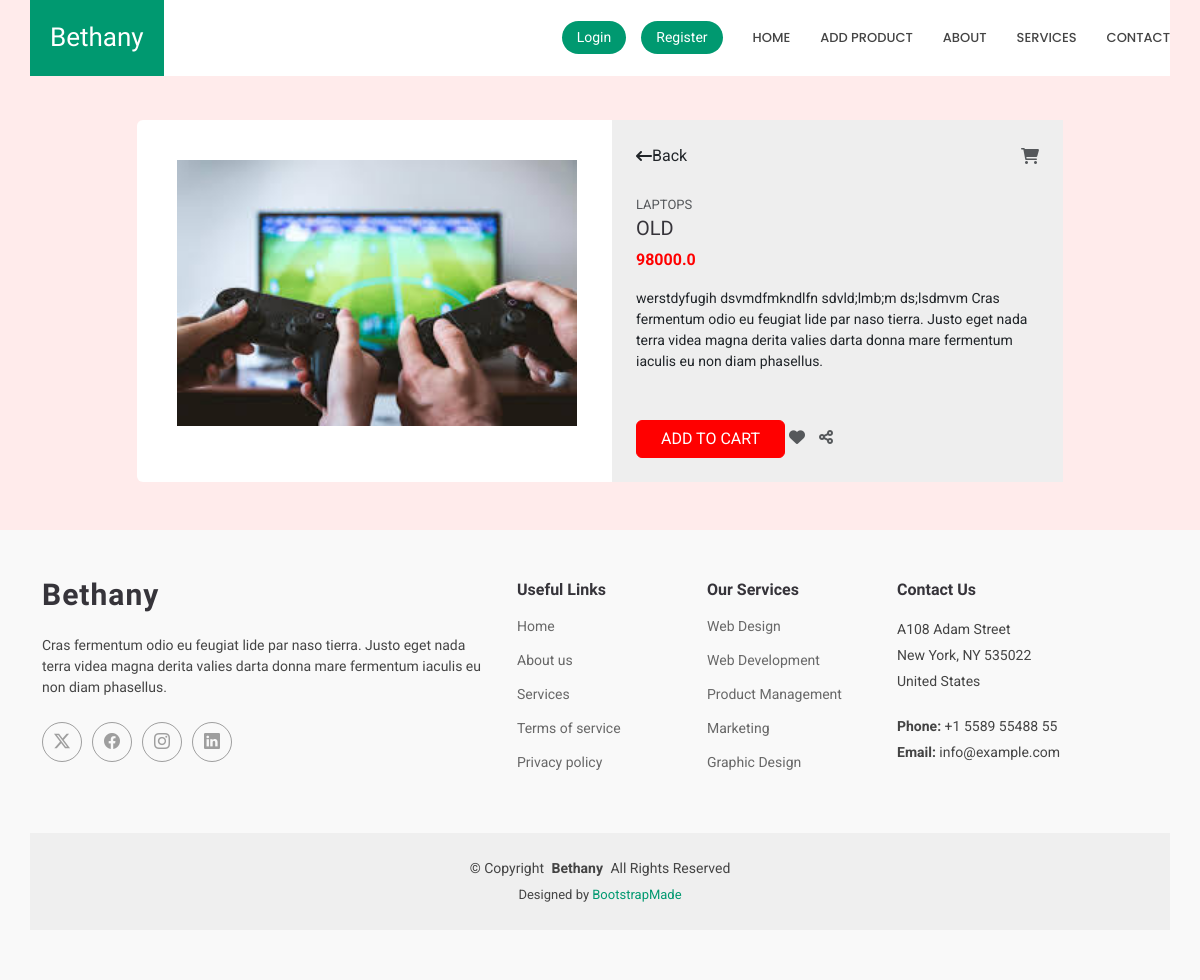
Page /product_desc/11 on the committed database.
### core/models.py (models this page shows, shortened)
class Product(models.Model):
    name = models.CharField(max_length=100)
    category = models.ForeignKey('Category', on_delete=models.CASCADE)
    desc = models.TextField()
    price = models.FloatField(default=0.0)
    product_available_count = models.IntegerField(default=0)
    image = models.ImageField(upload_to='images/', blank=True, null=True)

class Category(models.Model):
    category_name = models.CharField(max_length=100)

### core/views.py (the view)
# urls.py: path('product_desc/<pk>',views.product_desc,name="product_desc"),
def product_desc(request,pk):
    product = Product.objects.get(pk=pk)
    return render(request,'product_desc.html',{'product':product})

### templates/product_desc.html (shortened to what this page needs)
<!DOCTYPE html>
{% load static %}
<html lang="en">
<head>
  <link href="{% static 'vendor/bootstrap/css/bootstrap.min.css'%}" rel="stylesheet">
  <link href="{% static 'vendor/bootstrap-icons/bootstrap-icons.css'%}" rel="stylesheet">
  <link href="{% static 'vendor/aos/aos.css'%}" rel="stylesheet">
  <link href="{% static 'vendor/glightbox/css/glightbox.min.css'%}" rel="stylesheet">
  <link href="{% static 'swiper/swiper-bundle.min.css'%}" rel="stylesheet">
  <link rel="stylesheet" href="https://cdnjs.cloudflare.com/ajax/libs/font-awesome/6.0.0-beta3/css/all.min.css">
  <link href="{% static 'css/main.css'%}" rel="stylesheet">
  <link href="{% static 'css/desc.css'%}" rel="stylesheet">
</head>
<body class="index-page">
  <header id="header" class="header d-flex align-items-center fixed-top">
    <div class="header-container container-fluid container-xl position-relative d-flex align-items-center justify-content-end">
      <a href="index.html" class="logo d-flex align-items-center me-auto">
        <h1 class="sitename">Bethany</h1>
      </a>
      <nav id="navmenu" class="navmenu">
        <ul>
          <li><a href="#hero">Home</a></li>
          <li><a href="{% url 'add_product' %}">Add Product</a></li>
          <li><a href="#about">About</a></li>
          <li><a href="#services">Services</a></li>
          <li><a href="#contact">Contact</a></li>
        </ul>
      </nav>
      {% if user.is_authenticated%}
      <a href="" class="mx-4">
        <i class="fas fa-user"></i> Hey, {{user.username}}
    </a>
      <a class="btn-getstarted" href="{% url 'user_logout' %}">LogOut</a>
      {% else %}
      <a class="btn-getstarted" href="{% url 'user_login' %}">Login</a>
      <a class="btn-getstarted" href="{% url 'user_register' %}">Register</a>
      {% endif %}
    </div>
  </header>
    <main id="main">
  <div class="container mt-5 mb-5">
    <div class="row d-flex mt-5 justify-content-center">
        <div class="col-md-10 mt-5">
            <div class="card mt-4">
                <div class="row">
                    <div class="col-md-6">
                        <div class="images p-3">
                            <div class="text-center p-4"> <img id="main-image" src="{{product.image.url}}" width="400" height="100%"/> </div>
                        </div>
                    </div>
                    <div class="col-md-6">
                        <div class="product p-4">
                            <div class="d-flex justify-content-between align-items-center">
                                <div class="d-flex align-items-center"> <i class="fa fa-long-arrow-left"></i> <span class="ml-1">Back</span> </div> <i class="fa fa-shopping-cart text-muted"></i>
                            </div>
                            <div class="mt-4 mb-3"> <span class="text-uppercase text-muted brand">{{product.category.category_name}}</span>
                                <h5 class="text-uppercase">{{product.name}}</h5>
                                <div class="price d-flex flex-row align-items-center"> <span class="act-price">{{product.price}}</span>
                                </div>
                            </div>
                            <p class="about">{{product.desc}}</p>
                            <div class="cart mt-5 align-items-center"> <button class="btn btn-danger text-uppercase mr-2 px-4">Add to cart</button> <i class="fa fa-heart text-muted"></i> <i class="fa fa-share-alt text-muted"></i> </div>
                        </div>
                    </div>
                </div>
            </div>
        </div>
    </div>
</div>
  <footer id="footer" class="footer light-background">
    <div class="container footer-top">
      <div class="row gy-4">
        <div class="col-lg-5 col-md-12 footer-about">
          <a href="index.html" class="logo d-flex align-items-center">
            <span class="sitename">Bethany</span>
          </a>
          <p>Cras fermentum odio eu feugiat lide par naso tierra. Justo eget nada terra videa magna derita valies darta donna mare fermentum iaculis eu non diam phasellus.</p>
          <div class="social-links d-flex mt-4">
            <a href=""><i class="bi bi-twitter-x"></i></a>
            <a href=""><i class="bi bi-facebook"></i></a>
            <a href=""><i class="bi bi-instagram"></i></a>
            <a href=""><i class="bi bi-linkedin"></i></a>
          </div>
        </div>
        <div class="col-lg-2 col-6 footer-links">
          <h4>Useful Links</h4>
          <ul>
            <li><a href="#">Home</a></li>
            <li><a href="#">About us</a></li>
            <li><a href="#">Services</a></li>
            <li><a href="#">Terms of service</a></li>
            <li><a href="#">Privacy policy</a></li>
          </ul>
        </div>
        <div class="col-lg-2 col-6 footer-links">
          <h4>Our Services</h4>
          <ul>
            <li><a href="#">Web Design</a></li>
            <li><a href="#">Web Development</a></li>
            <li><a href="#">Product Management</a></li>
            <li><a href="#">Marketing</a></li>
            <li><a href="#">Graphic Design</a></li>
          </ul>
        </div>
        <div class="col-lg-3 col-md-12 footer-contact text-center text-md-start">
          <h4>Contact Us</h4>
          <p>A108 Adam Street</p>
          <p>New York, NY 535022</p>
          <p>United States</p>
          <p class="mt-4"><strong>Phone:</strong> <span>+1 5589 55488 55</span></p>
          <p><strong>Email:</strong> <span>info@example.com</span></p>
        </div>
      </div>
    </div>
    <div class="container copyright text-center mt-4">
      <p>© <span>Copyright</span> <strong class="px-1 sitename">Bethany</strong> <span>All Rights Reserved</span></p>
      <div class="credits">
        Designed by <a href="https://subashdhami.com.np">BootstrapMade</a>
      </div>
    </div>
  </footer>
  </main>
</body>
</html>

### static/css/main.css (style rules this page uses)
:root { --default-font: "Roboto", system-ui, -apple-system, "Segoe UI", Roboto, "Helvetica Neue", Arial, "Noto Sans", "Liberation Sans", sans-serif, "Apple Color Emoji", "Segoe UI Emoji", "Segoe UI Symbol", "Noto Color Emoji"; --heading-font: "Raleway", sans-serif; --nav-font: "Poppins", sans-serif; }
:root { --background-color: #ffffff; --default-color: #444444; --heading-color: #36343a; --accent-color: #009970; --surface-color: #ffffff; --contrast-color: #ffffff; }
:root { --nav-color: #444444; --nav-hover-color: #009970; --nav-mobile-background-color: #ffffff; --nav-dropdown-background-color: #ffffff; --nav-dropdown-color: #444444; --nav-dropdown-hover-color: #009970; }
.light-background { --background-color: #f9f9f9; --surface-color: #ffffff; }
:root { scroll-behavior: smooth; }
body { color: var(--default-color); background-color: var(--background-color); font-family: var(--default-font); }
a { color: var(--accent-color); text-decoration: none; transition: 0.3s; }
h1, h2, h3, h4, h5, h6 { color: var(--heading-color); font-family: var(--heading-font); }
.header { --background-color: #ffffff; color: var(--default-color); padding: 20px 0; transition: all 0.5s; z-index: 997; }
.header .header-container { background-color: var(--background-color); transition: all 0.5s; position: relative; padding-top: 5px; padding-bottom: 5px; }
.header .logo { background: var(--accent-color); position: absolute; inset: 0 auto 0 0; padding: 0 20px; }
.header .logo h1 { font-size: 26px; margin: 0; font-weight: 500; color: var(--contrast-color); }
.header .btn-getstarted, .header .btn-getstarted:focus { color: var(--contrast-color); background: var(--accent-color); font-size: 14px; padding: 8px 20px; margin: 0 5px 0 30px; border-radius: 50px; transition: 0.3s; }
@media (max-width: 1200px) { .header { padding: 0; } }
@media (max-width: 1200px) { .header .header-container { padding: 10px 0; } }
@media (max-width: 1200px) { .header .logo { order: 1; } }
@media (max-width: 1200px) { .header .btn-getstarted { order: 2; margin: 0 15px 0 0; padding: 6px 15px; } }
@media (max-width: 1200px) { .header .navmenu { order: 3; } }
@media (min-width: 1200px) { .navmenu { padding: 0; } }
@media (min-width: 1200px) { .navmenu ul { margin: 0; padding: 0; display: flex; list-style: none; align-items: center; } }
@media (min-width: 1200px) { .navmenu li { position: relative; } }
@media (min-width: 1200px) { .navmenu a, .navmenu a:focus { color: var(--nav-color); padding: 18px 15px; font-size: 13px; text-transform: uppercase; font-family: var(--nav-font); font-weight: 500; display: flex; align-items: center; justify-content: space-between; white-space: nowrap; transition: 0.3s; } }
@media (min-width: 1200px) { .navmenu li:last-child a { padding-right: 0; } }
.footer { color: var(--default-color); background-color: var(--background-color); font-size: 14px; padding-bottom: 50px; position: relative; }
.footer .footer-top { padding-top: 50px; }
.footer .footer-about .logo { line-height: 1; margin-bottom: 25px; }
.footer .footer-about .logo span { color: var(--heading-color); font-size: 30px; font-weight: 700; letter-spacing: 1px; font-family: var(--heading-font); }
.footer .footer-about p { font-size: 14px; font-family: var(--heading-font); }
.footer .social-links a { display: flex; align-items: center; justify-content: center; width: 40px; height: 40px; border-radius: 50%; border: 1px solid color-mix(in srgb, var(--default-color), transparent 50%); font-size: 16px; color: color-mix(in srgb, var(--default-color), transparent 50%); margin-right: 10px; transition: 0.3s; }
.footer h4 { font-size: 16px; font-weight: bold; position: relative; padding-bottom: 12px; }
.footer .footer-links { margin-bottom: 30px; }
.footer .footer-links ul { list-style: none; padding: 0; margin: 0; }
.footer .footer-links ul li { padding: 10px 0; display: flex; align-items: center; }
.footer .footer-links ul li:first-child { padding-top: 0; }
.footer .footer-links ul a { color: color-mix(in srgb, var(--default-color), transparent 20%); display: inline-block; line-height: 1; }
.footer .footer-contact p { margin-bottom: 5px; }
.footer .copyright { padding-top: 25px; padding-bottom: 25px; background-color: color-mix(in srgb, var(--default-color), transparent 95%); }
.footer .copyright p { margin-bottom: 0; }
.footer .credits { margin-top: 6px; font-size: 13px; }

### rows in the picture
Product: image (picture), category.category_name "LAPTOPS", name "OLD", price "98000.0", desc "werstdyfugih dsvmdfmkndlfn sdvld;lmb;m ds;lsdmvm Cras fermentum odio eu feugiat lide par naso tierra. Justo eget nada terra videa magna derita valies darta donna mare fermentum iaculis eu non diam phasellus."
